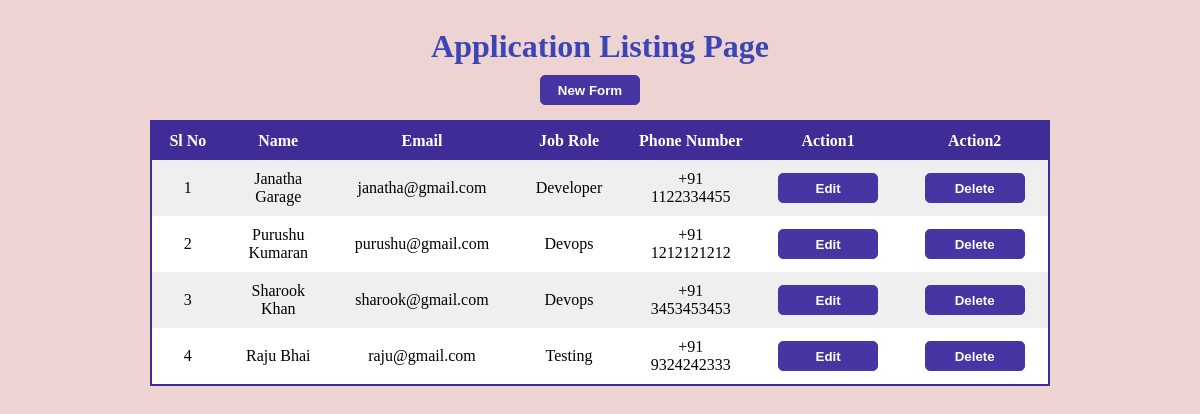
Before: /index/ with the older database file.
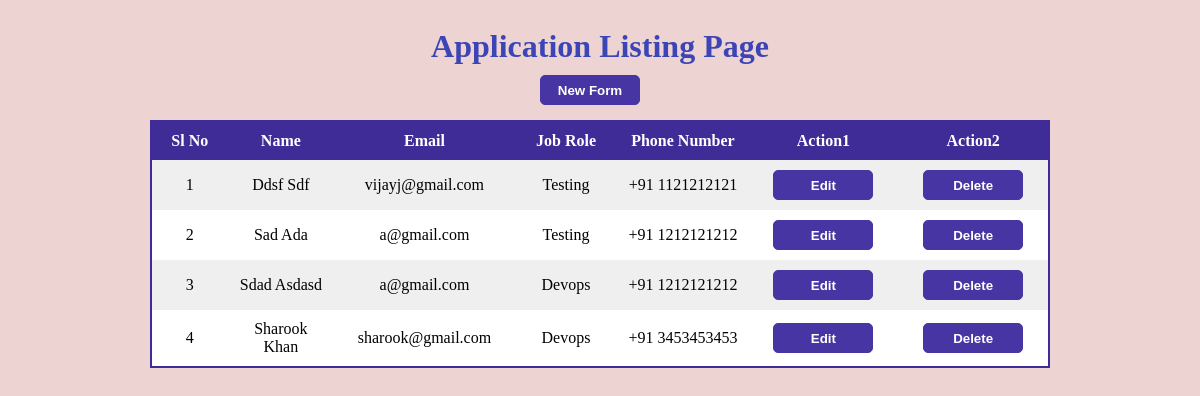
After: the same page with the newer database file.
### min/models.py (models this page shows, shortened)
class Jobseeker(models.Model):
    first_name = models.CharField(max_length = 25, null = False)
    last_name = models.CharField(max_length = 25, null = False)
    country_code = [
                    ('+91','+91'),
                    ('+1','+1')
                    ]
    code = models.CharField(max_length = 3, null = False, choices = country_code)
    phone = models.BigIntegerField(null = False)
    email = models.EmailField(null = False)
    dob = models.DateField(null = False)
    genderchoice = [
        ('male','male'),
        ('female','female'),
        ('other','other')
    ]
    gender = models.CharField(null = False, max_length = 6, choices = genderchoice)
    jobchoice = [
        ('developer','developer'),
        ('testing','testing'),
        ('devops','devops'),
        ('operations','operations'),
        ('accounting','accounting')
    ]
    job_role = models.CharField(null = False, max_length = 10, choices = jobchoice)
    experiencelevel = [
        ('0','0'),
        ('1','1'),
        ('2','2'),
        ('3','3'),
        ('4','4'),
        ('5+','5+')
    ]
    experience = models.CharField(max_length = 2, null = False, choices = experiencelevel)
    address_line_one = models.CharField(null = False, max_length = 35)
    address_line_two = models.CharField(null = False, max_length = 35)
    city = models.CharField(null = False, max_length = 20)
    state = models.CharField(null = False, max_length = 20)
    zip_code = models.IntegerField(null = False)
    country = models.CharField(null=False, max_length=5)
    status = models.CharField(null=False, default="test", max_length=10)

### min/views.py (the view)
# urls.py: path('index/',views.index,name="index"),
def index(request):
    userdata = Jobseeker.objects.filter(status="added").order_by('-id')
    return render(request,"listing_page.html",{"data":userdata})

### min/templates/listing_page.html (shortened to what this page needs)
{% load static %}
<!DOCTYPE html>
<html lang="en">
<head>
    <link rel="stylesheet" href="{% static 'css/listing_page.css' %}">
</head>
<body>
    <div class="container">
        <div class="heading-title">
            <h1>Application Listing Page</h1>
            <div class="newform">
                <a href="{% url 'jobform' %}"><button id="butt-2">New Form</button></a>
            </div>
        </div>
        <table>
            <tr class="heading">
                <th>Sl No</th>
                <th>Name</th>
                <th>Email</th>
                <th>Job Role</th>
                <th>Phone Number</th>
                <th>Action1</th>
                <th>Action2</th>
            </tr>
            {% for i in data %}
            <tr>
                <td>{{forloop.counter}}</td>
                <td>{{i.first_name}} {{i.last_name}}</td>
                <td>{{i.email}}</td>
                <td>{{i.job_role}}</td>
                <td>{{i.code}} {{i.phone}}</td>
                <td><a href="/updateform?userid={{i.id}}"><button class="editbutton">Edit</button></a></td>
                <td><a href="/deleteform?userid={{i.id}}"><button class="delete-button">Delete</button></td>
            </tr>
            {% endfor %}
        </table>
    </div>
</body>
</html>

Changed rows visible on the page:
removed Jobseeker: first_name "Janatha", last_name "Garage", email "janatha@gmail.com", job_role "Developer", code "+91", phone "1122334455"
removed Jobseeker: first_name "Purushu", last_name "Kumaran", email "purushu@gmail.com", job_role "Devops", code "+91", phone "1212121212"
removed Jobseeker: first_name "Raju", last_name "Bhai", email "raju@gmail.com", job_role "Testing", code "+91", phone "9324242333"
added Jobseeker: first_name "Ddsf", last_name "Sdf", email "vijayj@gmail.com", job_role "Testing", code "+91", phone "1121212121"
added Jobseeker: first_name "Sad", last_name "Ada", email "a@gmail.com", job_role "Testing", code "+91", phone "1212121212"
added Jobseeker: first_name "Sdad", last_name "Asdasd", email "a@gmail.com", job_role "Devops", code "+91", phone "1212121212"
